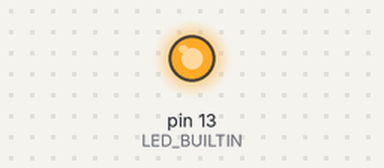
A sketch run on a simulated Arduino Uno, built with avr-gcc and run on an emulated ATmega328P. On the bench: output pins drawn as LEDs (lit = HIGH).

Above: at 0.2 s.
At 16.0 s:
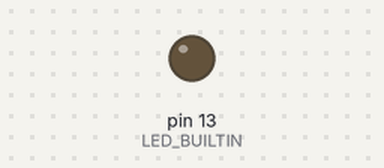
Timing chart, 0 to 17.6 s (numbered marks = the images above):
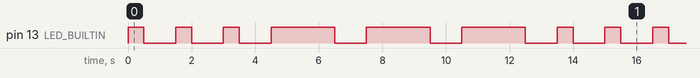

The sketch:

sos.ino
```cpp
void setup() {

  pinMode(LED_BUILTIN, OUTPUT);
}

void loop() {
  int i;
  for(i=0;i<3;i++){
  digitalWrite(LED_BUILTIN, HIGH);
  delay(500);
  digitalWrite(LED_BUILTIN, LOW);
  delay(1000);
  }
  for(i=0;i<3;i++){
    digitalWrite(LED_BUILTIN, HIGH);
    delay(2000);
    digitalWrite(LED_BUILTIN,LOW);
    delay(1000);
  }
}
```

Measured:
- by itself, pin 13 (LED_BUILTIN): repeats every 13.5 s: 2 × (LOW 1.0 s, HIGH 0.50 s), 3 × (LOW 1.0 s, HIGH 2.0 s), LOW 1.0 s, HIGH 0.50 s
- by itself, everything shown: repeats every 13.5 s, in 12 steps
